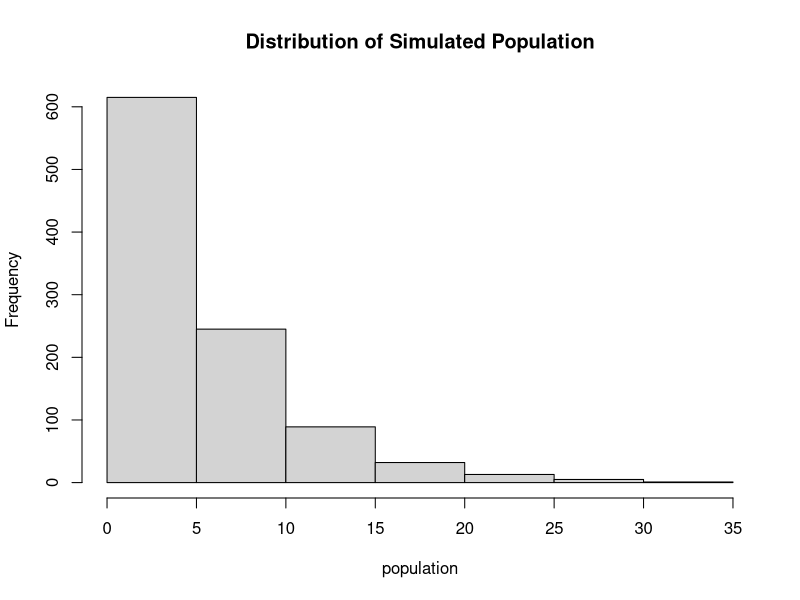
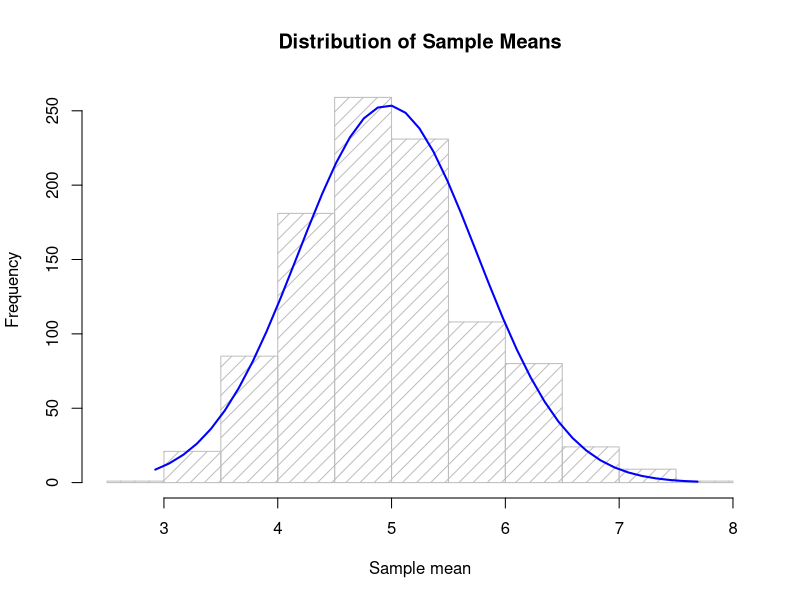

Write the R code that produced these figures, in order.
## ---- chunk 1
lambda <- 0.2
N <- 1000
n <- 40
population <- rexp(N, lambda)
hist(population, main = "Distribution of Simulated Population")
## ---- chunk 2
samples <- matrix(rexp(N*n,lambda), N)
sample_vars <- apply(samples, 1, var)
sample_means <- apply(samples, 1, mean)
h<-hist(sample_means, breaks=10, density=10, col="gray", xlab="Sample mean", main="Distribution of Sample Means")
xfit<-seq(min(sample_means),max(sample_means),length=n)
yfit<-dnorm(xfit,mean=mean(sample_means),sd=sd(sample_means))
yfit <- yfit*diff(h$mids[1:2])*length(sample_means)
lines(xfit, yfit, col="blue", lwd=2)
